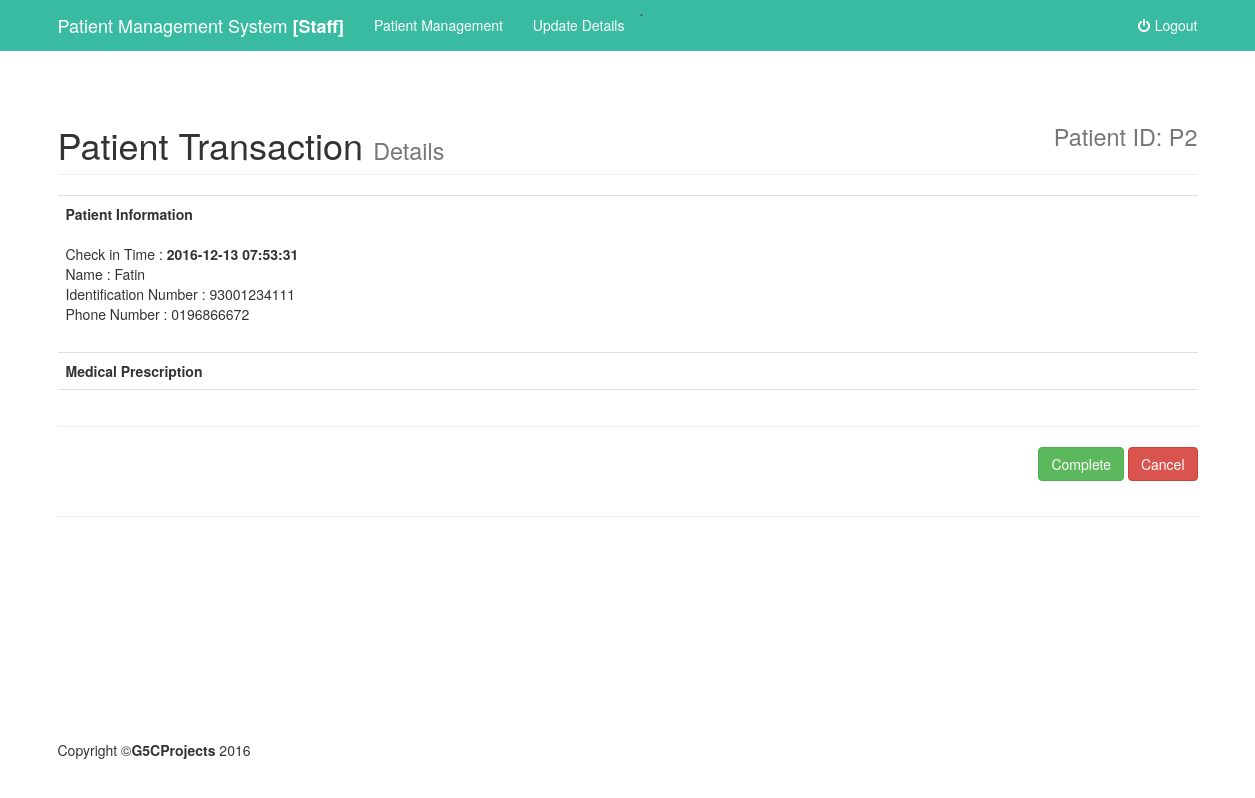
The page /staff/view.php?id=2 (signed in) on the database as committed earlier.
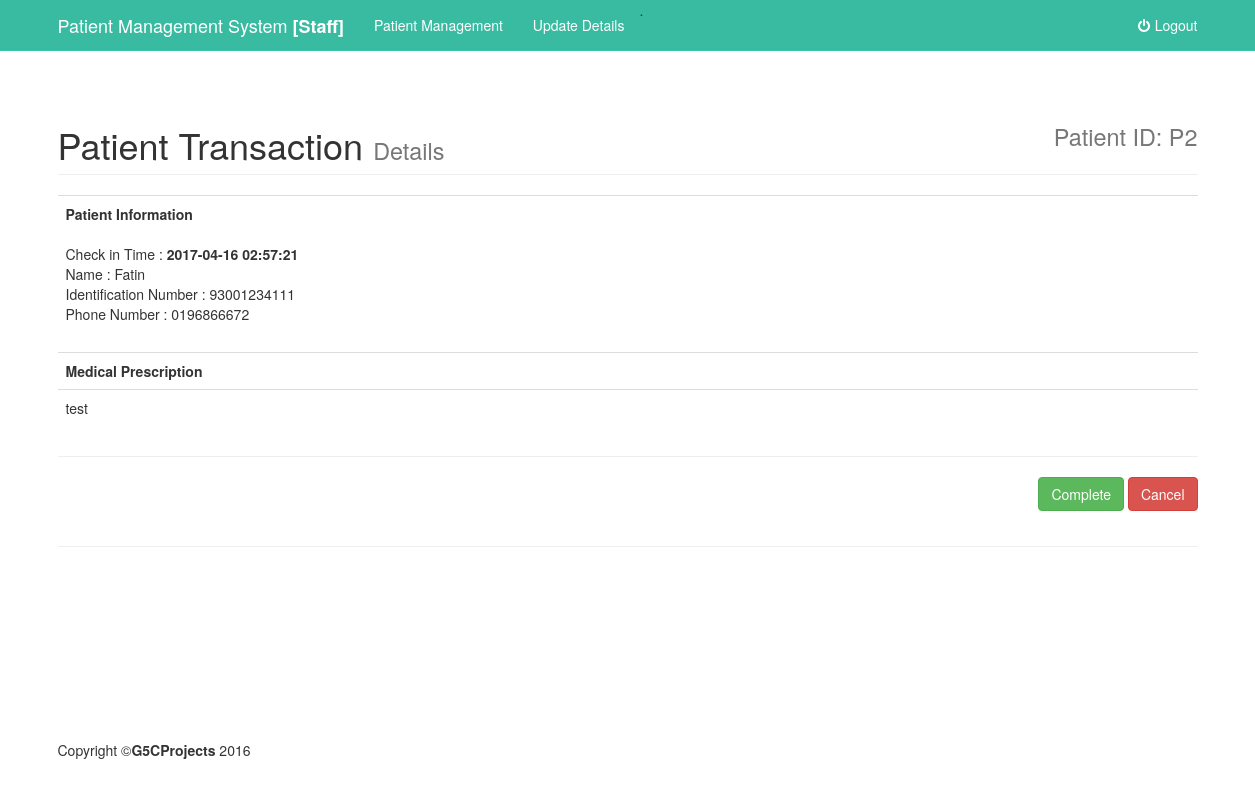
The same page on the database as committed later.
### tables this page shows
CREATE TABLE `diagnosis` (
  `diagid` int(50) NOT NULL,
  `pid` int(50) NOT NULL,
  `sid` int(50) NOT NULL,
  `content` text NOT NULL,
  `med` text NOT NULL,
  `checkin` timestamp NOT NULL DEFAULT CURRENT_TIMESTAMP ON UPDATE CURRENT_TIMESTAMP,
  `status` int(10) NOT NULL
);

CREATE TABLE `patient` (
  `patientID` int(50) NOT NULL,
  `name` varchar(50) NOT NULL,
  `ic` varchar(15) NOT NULL,
  `address` varchar(50) NOT NULL,
  `phonenumber` varchar(13) NOT NULL
);

### staff/view.php (the view, shortened to what this page needs)
 <?php
include '../include/db.php';
$transid = $_GET["id"];
if (isset($_GET["id"])) {
   $query3="SELECT distinct diagnosis.content as content,diagnosis.med as med, diagnosis.checkin as checkin,patient.name as name ,patient.phonenumber as notel, patient.ic as ic FROM diagnosis join patient on diagnosis.pid = patient.patientID WHERE diagnosis.diagid = '$transid'";
	$result3 =mysqli_query($connect,$query3);
}?>
   <?php include "include/header.php"; ?>
    <div class="container">
        <div class="row">
                    <div class="col-lg-12">
                        <h1 class="page-header">
                            Patient Transaction <small>Details</small>
                            <small><div class="pull-right">Patient ID: P<?php echo $transid;?></div></small>
                        </h1>
                    </div>
                </div>
        <div class="row">
            <div class="col-lg-12">
                    <form method = "POST" action ="index.php">
                    <table class = "table">
                        <tr>
                            <?php while($row2 = mysqli_fetch_assoc($result3)){
                            ?>
                            <td class = "col-md-6">
                            <Strong>Patient Information</Strong></br></br>
                                Check in Time :   <Strong><?php echo $row2['checkin']; ?></Strong></br>
                                Name : <?php echo $row2['name']; ?></br>
                                Identification Number : <?php echo $row2['ic']; ?></br>
                                Phone Number : <?php echo $row2['notel']; ?></br>
                                </td></div>
                        <tr>
                            <th colspan="1">Medical Prescription</th>
                        </tr>
                        <tr>
                            <td colspan="1"><?php echo $row2['med']; ?></td>
                        </tr>
            <?php  }  ?>
                <hr>
                <div class="pull-right">
                    <a   class = "btn btn-success"  href="status.php?id=<?=$transid;?>&type=Approve">Complete</a>
                    <a  class = "btn btn-danger" href="#" onclick="window.history.go(-1);" >Cancel</a>
                </div>
                </div>
        </div>
    <?php include "include/footer.php"; ?>

Rows that differ between the two databases and show on the page:
changed diagnosis "Fatin": checkin "2016-12-13 07:53:31" → "2017-04-16 02:57:21"; med (not shown) → "test"
